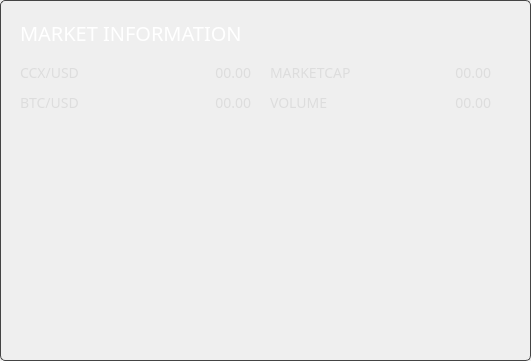
      <widget class="QGroupBox" name="ov_marketBox">
       <property name="geometry">
        <rect>
         <x>510</x>
         <y>20</y>
         <width>531</width>
         <height>361</height>
        </rect>
       </property>
       <property name="styleSheet">
        <string notr="true">border-radius: 5px; border: 1px solid #444;</string>
       </property>
       <property name="title">
        <string/>
       </property>
       <widget class="QLabel" name="m_chart">
        <property name="geometry">
         <rect>
          <x>20</x>
          <y>140</y>
          <width>481</width>
          <height>191</height>
         </rect>
        </property>
        <property name="minimumSize">
         <size>
          <width>481</width>
          <height>191</height>
         </size>
        </property>
        <property name="styleSheet">
         <string notr="true">border: none;</string>
        </property>
        <property name="text">
         <string/>
        </property>
       </widget>
       <widget class="QLabel" name="m_volume">
        <property name="geometry">
         <rect>
          <x>380</x>
          <y>90</y>
          <width>111</width>
          <height>25</height>
         </rect>
        </property>
        <property name="font">
         <font>
          <family>Poppins</family>
          <pointsize>-1</pointsize>
         </font>
        </property>
        <property name="styleSheet">
         <string notr="true">color: #ddd;
background: transparent;
font-family: Poppins;
font-size: 14px;
border: none;</string>
        </property>
        <property name="text">
         <string notr="true">00.00</string>
        </property>
        <property name="alignment">
         <set>Qt::AlignRight|Qt::AlignTrailing|Qt::AlignVCenter</set>
        </property>
       </widget>
       <widget class="QLabel" name="m_marketCap">
        <property name="geometry">
         <rect>
          <x>390</x>
          <y>60</y>
          <width>101</width>
          <height>25</height>
         </rect>
        </property>
        <property name="font">
         <font>
          <family>Poppins</family>
          <pointsize>-1</pointsize>
         </font>
        </property>
        <property name="styleSheet">
         <string notr="true">color: #ddd;
background: transparent;
font-family: Poppins;
font-size: 14px;
border: none;</string>
        </property>
        <property name="text">
         <string notr="true">00.00</string>
        </property>
        <property name="alignment">
         <set>Qt::AlignRight|Qt::AlignTrailing|Qt::AlignVCenter</set>
        </property>
       </widget>
       <widget class="QLabel" name="m_ccxusd">
        <property name="geometry">
         <rect>
          <x>170</x>
          <y>60</y>
          <width>81</width>
          <height>25</height>
         </rect>
        </property>
        <property name="font">
         <font>
          <family>Poppins</family>
          <pointsize>-1</pointsize>
         </font>
        </property>
        <property name="styleSheet">
         <string notr="true">color: #ddd;
background: transparent;
font-family: Poppins;
font-size: 14px;
border: none;</string>
        </property>
        <property name="text">
         <string notr="true">00.00</string>
        </property>
        <property name="alignment">
         <set>Qt::AlignRight|Qt::AlignTrailing|Qt::AlignVCenter</set>
        </property>
       </widget>
       <widget class="QLabel" name="label_12">
        <property name="geometry">
         <rect>
          <x>20</x>
          <y>60</y>
          <width>91</width>
          <height>25</height>
         </rect>
        </property>
        <property name="font">
         <font>
          <family>Poppins</family>
          <pointsize>-1</pointsize>
         </font>
        </property>
        <property name="styleSheet">
         <string notr="true">color: #ddd;
background: transparent;
font-family: Poppins;
font-size: 14px;
border: none;</string>
        </property>
        <property name="text">
         <string>CCX/USD</string>
        </property>
       </widget>
       <widget class="QLabel" name="m_btcusd">
        <property name="geometry">
         <rect>
          <x>180</x>
          <y>90</y>
          <width>71</width>
          <height>25</height>
         </rect>
        </property>
        <property name="font">
         <font>
          <family>Poppins</family>
          <pointsize>-1</pointsize>
         </font>
        </property>
        <property name="styleSheet">
         <string notr="true">color: #ddd;
background: transparent;
font-family: Poppins;
font-size: 14px;
border: none;</string>
        </property>
        <property name="text">
         <string notr="true">00.00</string>
        </property>
        <property name="alignment">
         <set>Qt::AlignRight|Qt::AlignTrailing|Qt::AlignVCenter</set>
        </property>
       </widget>
       <widget class="QLabel" name="label_7">
        <property name="geometry">
         <rect>
          <x>270</x>
          <y>90</y>
          <width>61</width>
          <height>25</height>
         </rect>
        </property>
        <property name="font">
         <font>
          <family>Poppins</family>
          <pointsize>-1</pointsize>
         </font>
        </property>
        <property name="styleSheet">
         <string notr="true">color: #ddd;
background: transparent;
font-family: Poppins;
font-size: 14px;
border: none;</string>
        </property>
        <property name="text">
         <string>VOLUME</string>
        </property>
       </widget>
       <widget class="QLabel" name="label_9">
        <property name="geometry">
         <rect>
          <x>270</x>
          <y>60</y>
          <width>91</width>
          <height>25</height>
         </rect>
        </property>
        <property name="font">
         <font>
          <family>Poppins</family>
          <pointsize>-1</pointsize>
         </font>
        </property>
        <property name="styleSheet">
         <string notr="true">color: #ddd;
background: transparent;
font-family: Poppins;
font-size: 14px;
border: none;</string>
        </property>
        <property name="text">
         <string>MARKETCAP</string>
        </property>
       </widget>
       <widget class="QLabel" name="label_11">
        <property name="geometry">
         <rect>
          <x>20</x>
          <y>90</y>
          <width>91</width>
          <height>25</height>
         </rect>
        </property>
        <property name="font">
         <font>
          <family>Poppins</family>
          <pointsize>-1</pointsize>
         </font>
        </property>
        <property name="styleSheet">
         <string notr="true">color: #ddd;
background: transparent;
font-family: Poppins;
font-size: 14px;
border: none;</string>
        </property>
        <property name="text">
         <string>BTC/USD</string>
        </property>
       </widget>
       <widget class="QPushButton" name="chartButton">
        <property name="geometry">
         <rect>
          <x>660</x>
          <y>270</y>
          <width>21</width>
          <height>23</height>
         </rect>
        </property>
        <property name="text">
         <string/>
        </property>
        <property name="icon">
         <iconset resource="../../resources.qrc">
          <normaloff>:/icons/tx-mined</normaloff>:/icons/tx-mined</iconset>
        </property>
       </widget>
       <widget class="QLabel" name="m_chart_2">
        <property name="geometry">
         <rect>
          <x>20</x>
          <y>140</y>
          <width>481</width>
          <height>191</height>
         </rect>
        </property>
        <property name="styleSheet">
         <string notr="true">border: none;</string>
        </property>
        <property name="text">
         <string/>
        </property>
       </widget>
       <widget class="QLabel" name="label_13">
        <property name="geometry">
         <rect>
          <x>20</x>
          <y>20</y>
          <width>241</width>
          <height>25</height>
         </rect>
        </property>
        <property name="font">
         <font>
          <family>Poppins</family>
          <pointsize>-1</pointsize>
         </font>
        </property>
        <property name="styleSheet">
         <string notr="true">color: #fff;
background: transparent;
font-size: 20px;
font-family: Poppins;
border: none;
text-align: left;
</string>
        </property>
        <property name="text">
         <string>MARKET INFORMATION</string>
        </property>
       </widget>
       <zorder>m_volume</zorder>
       <zorder>m_marketCap</zorder>
       <zorder>m_ccxusd</zorder>
       <zorder>label_12</zorder>
       <zorder>m_btcusd</zorder>
       <zorder>label_7</zorder>
       <zorder>label_9</zorder>
       <zorder>label_11</zorder>
       <zorder>chartButton</zorder>
       <zorder>m_chart_2</zorder>
       <zorder>label_13</zorder>
       <zorder>m_chart</zorder>
      </widget>
